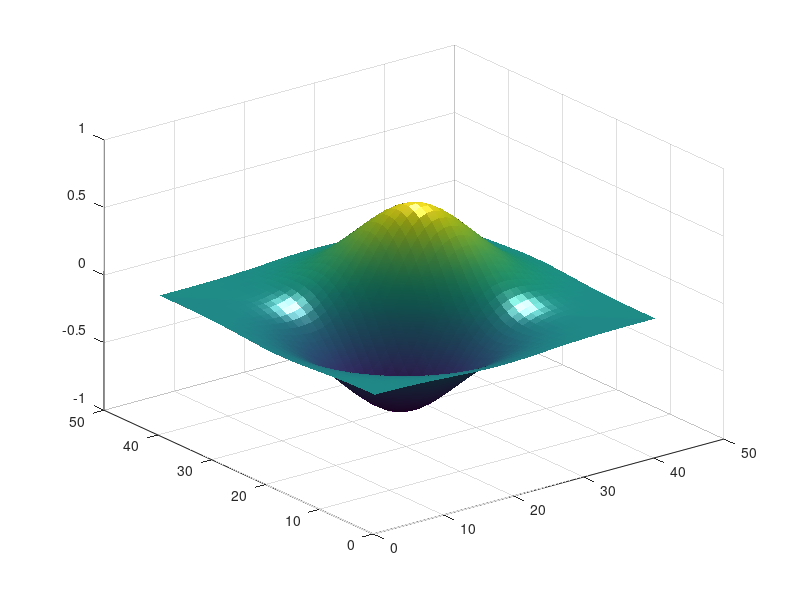

Here is the MATLAB script that generated this plot:
[x,y]=meshgrid(-2:.1:2,-2:.1:2);z=(x+y).*exp(-x.^2-y.^2);
surf(z);
shading interp
light('Position',[1 -2 1])
rotate3d
